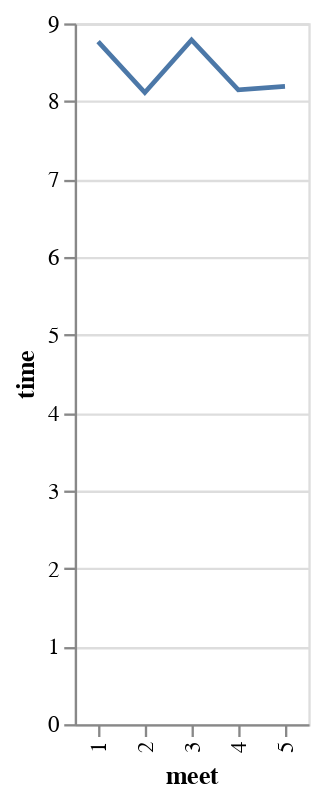

Notebook source saved alongside this figure:
### Markdown cell above
* Chart - Filter to Jung-Sook's runs
* Mark - Show as a line graph
* Encode - Let the x be meet (ordinal) and y be times (quantitative)

### Code cell
js_df = df.loc[df["athlete"] == "Jung-Sook"]
chart = (alt.Chart(js_df)
           .mark_line()
           .encode(x = "meet:O",
                   y = "time:Q"))
chart

### Figure 1 — Vega-Lite specification as saved in the notebook (floating-point values rounded to 4 significant figures)
{"config": {"view": {"continuousWidth": 400, "continuousHeight": 300}}, "data": {"name": "data-d148592bdf477086dbb167c72e9da9a3"}, "mark": "line", "encoding": {"x": {"type": "ordinal", "field": "meet"}, "y": {"type": "quantitative", "field": "time"}}, "$schema": "https://vega.github.io/schema/vega-lite/v4.8.1.json", "datasets": {"data-d148592bdf477086dbb167c72e9da9a3": [{"athlete": "Jung-Sook", "meet": 1, "time": 8.764, "image": "https://srush.github.io/BT-AI/image4.jpeg"}, {"athlete": "Jung-Sook", "meet": 2, "time": 8.112, "image": "https://srush.github.io/BT-AI/image4.jpeg"}, {"athlete": "Jung-Sook", "meet": 3, "time": 8.787, "image": "https://srush.github.io/BT-AI/image4.jpeg"}, {"athlete": "Jung-Sook", "meet": 4, "time": 8.148, "image": "https://srush.github.io/BT-AI/image4.jpeg"}, {"athlete": "Jung-Sook", "meet": 5, "time": 8.19, "image": "https://srush.github.io/BT-AI/image4.jpeg"}]}}
